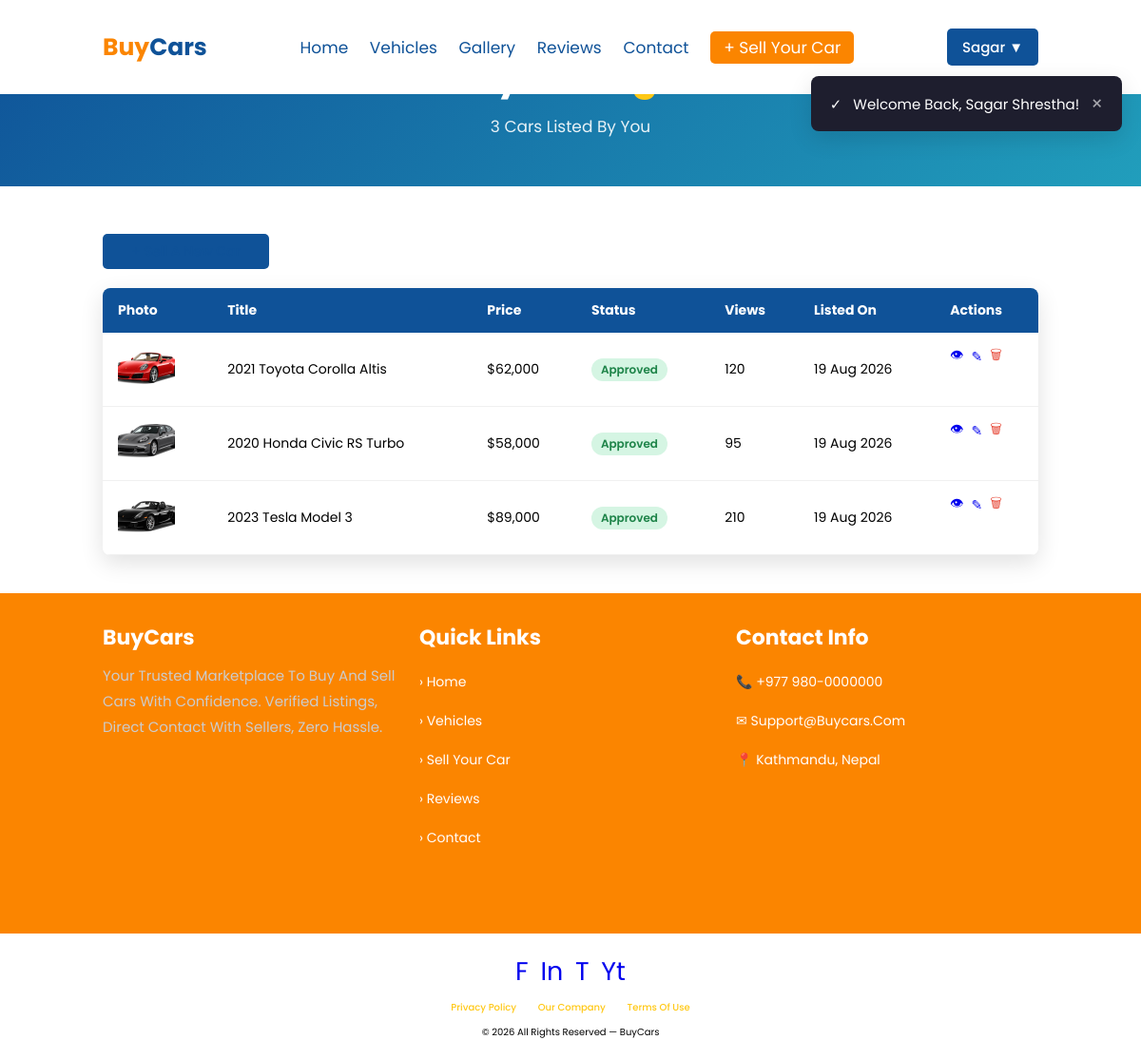
The app's page /my-listings.php (signed in), older data.
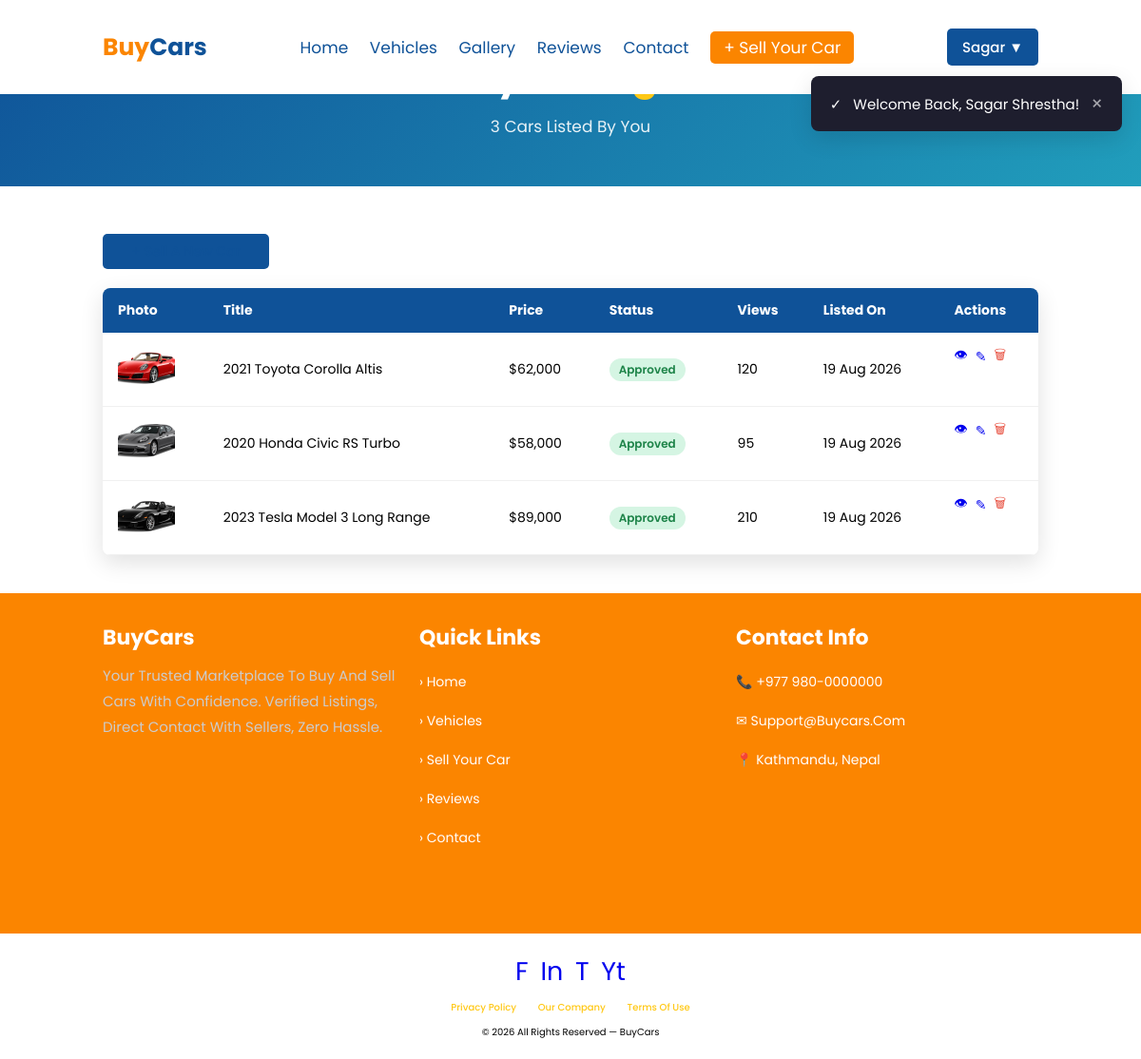
The same page, newer data.
### tables this page shows
CREATE TABLE `cars` (
    `id`             INT UNSIGNED  NOT NULL AUTO_INCREMENT,
    `seller_id`      INT UNSIGNED  NOT NULL,
    `title`          VARCHAR(150)  NOT NULL,
    `brand`          VARCHAR(60)   NOT NULL,
    `model`          VARCHAR(60)   NOT NULL,
    `year`           SMALLINT UNSIGNED NOT NULL,
    `price`          DECIMAL(12,2) NOT NULL,
    `mileage`        INT UNSIGNED  NOT NULL DEFAULT 0,
    `fuel_type`      ENUM('petrol','diesel','electric','hybrid','cng') NOT NULL DEFAULT 'petrol',
    `transmission`   ENUM('automatic','manual')   NOT NULL DEFAULT 'automatic',
    `condition_type` ENUM('new','used')            NOT NULL DEFAULT 'used',
    `color`          VARCHAR(40)   DEFAULT NULL,
    `location`       VARCHAR(120)  DEFAULT NULL,
    `description`    TEXT,
    `status`         ENUM('pending','approved','rejected','sold') NOT NULL DEFAULT 'pending',
    `views`          INT UNSIGNED  NOT NULL DEFAULT 0,
    `created_at`     DATETIME      NOT NULL DEFAULT CURRENT_TIMESTAMP,
    `updated_at`     DATETIME      NOT NULL DEFAULT CURRENT_TIMESTAMP ON UPDATE CURRENT_TIMESTAMP,
    PRIMARY KEY (`id`),
    KEY `idx_status` (`status`),
    KEY `idx_brand`  (`brand`),
    KEY `idx_price`  (`price`),
    CONSTRAINT `fk_cars_seller` FOREIGN KEY (`seller_id`) REFERENCES `users` (`id`) ON DELETE CASCADE
);

CREATE TABLE `car_images` (
    `id`         INT UNSIGNED NOT NULL AUTO_INCREMENT,
    `car_id`     INT UNSIGNED NOT NULL,
    `image_path` VARCHAR(255) NOT NULL,
    `is_primary` TINYINT(1)   NOT NULL DEFAULT 0,
    PRIMARY KEY (`id`),
    KEY `idx_car` (`car_id`),
    CONSTRAINT `fk_images_car` FOREIGN KEY (`car_id`) REFERENCES `cars` (`id`) ON DELETE CASCADE
);

### my-listings.php (the view, shortened to what this page needs)
<?php
require_once __DIR__ . '/config/config.php';
$stmt = $pdo->prepare("SELECT * FROM cars WHERE seller_id = ? ORDER BY created_at DESC");
$stmt->execute([current_user_id()]);
$cars = $stmt->fetchAll();
require_once __DIR__ . '/includes/header.php';
?>
<section class="page-banner" data-aos="fade-in">
    <h1>My <span>Listings</span></h1>
    <p><?= count($cars) ?> car<?= count($cars) == 1 ? '' : 's' ?> listed by you</p>
</section>
<section class="dashboard-section" data-aos="fade-up">
    <div class="section-toolbar">
        <a href="sell-car.php" class="btn">+ Sell a New Car</a>
    </div>
    <?php if (!$cars): ?>
        <div class="empty-state" data-aos="fade-up">
            &#128663;
            <h3>You haven't listed any cars yet</h3>
            <p>Start selling by listing your first car.</p>
            <a href="sell-car.php" class="btn">List a Car</a>
        </div>
    <?php else: ?>
    <div class="table-wrap">
        <table class="data-table">
            <thead>
                <tr>
                    <th>Photo</th><th>Title</th><th>Price</th><th>Status</th><th>Views</th><th>Listed On</th><th>Actions</th>
                </tr>
            </thead>
            <tbody>
                <?php foreach ($cars as $car): ?>
                <tr>
                    <td><img class="table-thumb" src="<?= car_primary_image($pdo, $car['id']) ?>" alt=""></td>
                    <td><?= clean($car['title']) ?></td>
                    <td><?= format_price($car['price']) ?></td>
                    <td><?= status_badge($car['status']) ?></td>
                    <td><?= (int)$car['views'] ?></td>
                    <td><?= date('d M Y', strtotime($car['created_at'])) ?></td>
                    <td class="actions-cell">
                        <a href="car-details.php?id=<?= $car['id'] ?>" title="View">&#128065;</a>
                        <a href="edit-car.php?id=<?= $car['id'] ?>" title="Edit">&#9998;</a>
                        <a href="#" class="text-danger" title="Delete" onclick="confirmDelete(<?= $car['id'] ?>); return false;">&#128465;</a>
                    </td>
                </tr>
                <?php endforeach; ?>
            </tbody>
        </table>
    </div>
    <?php endif; ?>
</section>
<?php require_once __DIR__ . '/includes/footer.php'; ?>

### includes/functions.php (shortened to what this page needs)
<?php
function clean($str) {
    return htmlspecialchars(trim($str ?? ''), ENT_QUOTES, 'UTF-8');
}
function format_price($price) {
    return '$' . number_format((float)$price, 0);
}
function car_primary_image($pdo, $car_id) {
    $stmt = $pdo->prepare("SELECT image_path FROM car_images WHERE car_id = ? ORDER BY is_primary DESC, id ASC LIMIT 1");
    $stmt->execute([$car_id]);
    $img = $stmt->fetchColumn();
    return $img ? BASE_URL . $img : BASE_URL . 'assets/image/car-1.png';
}
function status_badge($status) {
    $map = [
        'pending'  => 'badge-pending',
        'approved' => 'badge-approved',
        'rejected' => 'badge-rejected',
        'sold'     => 'badge-sold',
        'active'   => 'badge-approved',
        'blocked'  => 'badge-rejected',
        'new'      => 'badge-pending',
        'read'     => 'badge-approved',
        'replied'  => 'badge-sold',
    ];
    $class = $map[$status] ?? 'badge-pending';
    return '<span class="status-badge ' . $class . '">' . ucfirst($status) . '</span>';
}

Row changes from the older to the newer data that the page shows:
changed cars: title "2023 Tesla Model 3" → "2023 Tesla Model 3 Long Range"
